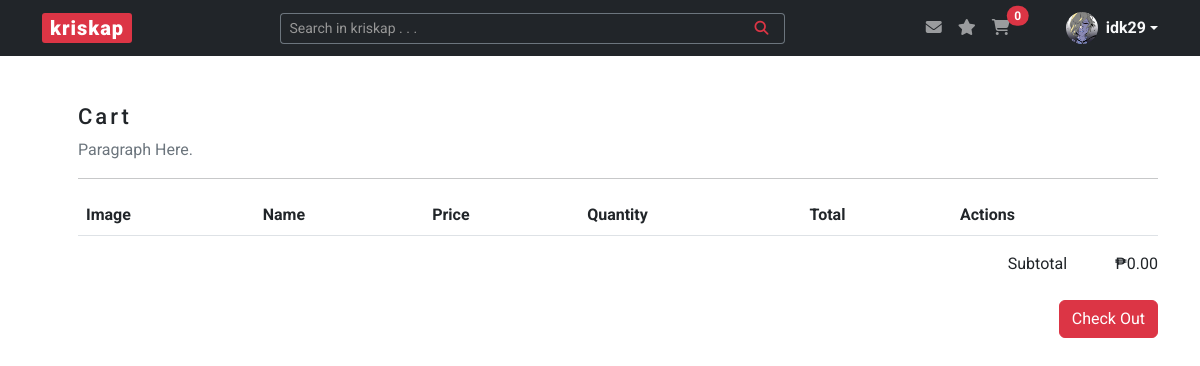
The page /view-cart (signed in) on the database as committed earlier.
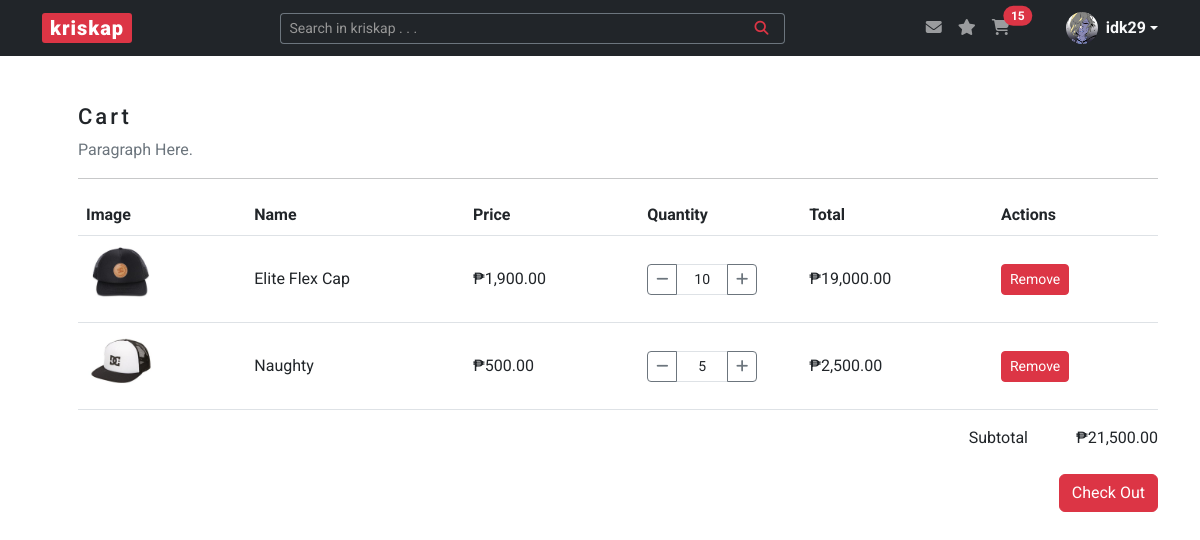
The same page on the database as committed later.
### kriskap/models.py (models this page shows)
class Cart(db.Model):
    __tablename__ = "carts"
    id = db.Column(db.Integer, primary_key=True)
    buyer_id = db.Column(db.Integer, db.ForeignKey("users.id"))
    buyer = relationship("User", back_populates="carts")
    product_id = db.Column(db.Integer, db.ForeignKey("products.id"))
    parent_product = relationship("Product", back_populates="carts")
    quantity = db.Column(db.Integer, nullable=True, default=0)

class Product(db.Model):
    __tablename__ = "products"
    id = db.Column(db.Integer, primary_key=True)
    name = db.Column(db.String(60), unique=True, nullable=False)
    stock = db.Column(db.Integer, nullable=False)
    price = db.Column(db.Integer, nullable=False)
    image_file = db.Column(db.String(250), nullable=False)
    carts = relationship("Cart", back_populates="parent_product")

### kriskap/carts/routes.py (the view)
@carts.route("/view-cart")
@login_required
def view_cart():
    carts = Cart.query.filter_by(buyer_id=current_user.id)
    return render_template("cart.html", title="View Cart", carts=carts)

### kriskap/models.py (called while the page is built)
@login_manager.user_loader
def load_user(user_id):
    return User.query.get(int(user_id))

### kriskap/templates/cart.html (shortened to what this page needs)
{% extends "base.html" %}
{% block content %}
    <div id="section-cart" class="content-section mb-5">
        <div class="row justify-content-center">
            <section class="col-lg-12 ps-lg-5">
                <h3>Cart</h3>
                <p class="text-secondary">Paragraph Here.</p>
                <hr>
                <table class="table">
                    <thead>
                      <tr>
                        <th scope="col">Image</th>
                        <th scope="col">Name</th>
                        <th scope="col">Price</th>
                        <th scope="col">Quantity</th>
                        <th scope="col">Total</th>
                        <th scope="col">Actions</th>
                      </tr>
                    </thead>
                    <tbody>
                    {% for cart in carts %}
                        <tr class="align-middle">
                            <td><img width="70px" src="{{ url_for('static', filename='img/product_pics/' + cart.parent_product.image_file) }}" alt="Image Preview" class="image_view"></td>
                            <td>{{ cart.parent_product.name }}</td>
                            <td>{{ "₱{:,.2f}".format(cart.parent_product.price) }}</td>
                            <td class="td-input">
                                <div class="input-group">
                                    <a href="" class="btn btn-outline-secondary btn-sm" type="button" id="button-addon1"><i class="fa-solid fa-minus"></i></a>
                                    <input type="text" value="{{ cart.quantity }}" class="form-control form-control-sm text-center" placeholder="" aria-label="Example text with button addon" aria-describedby="button-addon1">
                                    <a href="" class="btn btn-outline-secondary btn-sm" type="button" id="button-addon1"><i class="fa-solid fa-plus"></i></a>
                                  </div>
                            </td>
                            <td>
                                {{ "₱{:,.2f}".format(cart.parent_product.price * cart.quantity) }}
                            </td>
                            <td><a href="" class="btn btn-danger btn-sm">Remove</a></td>
                        </tr>
                    {% endfor %}
                    </tbody>
                  </table>
            </section>
        </div>
        <div class="row justify-content-center">
          <section class="col-lg-12 ps-lg-5">
              <div class="cart-subtotal d-flex justify-content-end mb-4">
                <span class="cart-subtotal-title">
                    Subtotal
                </span>
                <span class="cart-subtotal-price ms-5">
                    {% set subtotal = [] %}
                    {{ "₱{:,.2f}".format(subtotal | sum) }}
                </span>
                </div>
                <div class="mb-3 text-end">
                    <a href="#" class="btn btn-danger">Check Out</a>
                </div>
          </section>
        </div>
    </div>
{% endblock %}

### kriskap/templates/base.html (shortened to what this page needs)
<!DOCTYPE html>
<html lang="en">
<head>
    <link rel="stylesheet" href="https://cdn.jsdelivr.net/npm/bootstrap@5.3.0-alpha1/dist/css/bootstrap.min.css">
    <link rel="stylesheet" href="{{ url_for('static', filename='css/styles.css') }}">
</head>
<body>
    <header>
        <nav class="navbar navbar-expand-lg navbar-dark bg-dark">
            <div class="container">
                <a class="navbar-brand px-2 py-0" href="{{ url_for('main.home') }}">kriskap</a>
                <div class="collapse navbar-collapse" id="navbarSupportedContent">
                    <form class="d-flex ms-auto form-search w-50" role="search">
                        <div class="input-group input-group-sm">
                            <input type="text" class="form-control text-bg-dark border-secondary border-end-0" placeholder="Search in kriskap . . ." aria-label="Search in kriskap . . ." aria-describedby="button-addon">
                            <button class="btn btn-outline-danger border-start-0 border-secondary" type="button" id="button-addon"><i class="fa-solid fa-magnifying-glass px-2"></i></button>
                        </div>
                    </form>
                    <ul class="navbar-nav ms-auto mb-2 mb-lg-0 notification-cart">
                        <li class="nav-item">
                            <a href="" class="nav-link position-relative d-inline-block">
                                <i class="fa-solid fa-envelope"></i>
                            </a>
                        </li>
                        <li class="nav-item">
                            <a href="" class="nav-link d-inline-block">
                                <i class="fa-solid fa-star"></i>
                            </a>
                        </li>
                        <li class="nav-item me-5">
                            <a href="{{ url_for('carts.view_cart') }}" class="nav-link position-relative d-inline-block">
                                <i class="fa-solid fa-cart-shopping"></i>
                                <span class="position-absolute start-100 translate-middle badge rounded-pill bg-danger">
                                    {% set items = [] %}
                                    {{ items | sum }}
                                </span>
                            </a>
                        </li>
                        {% if current_user.is_authenticated %}
                        <li class="dropdown d-flex align-items-center">
                            <a href="#" class="d-flex align-items-center text-light text-decoration-none dropdown-toggle" data-bs-toggle="dropdown" aria-expanded="false">
                                <img src="{{ url_for('static', filename='img/profile_pics/' + current_user.image_file) }}" alt="" width="32" height="32" class="rounded-circle me-2">
                                <strong>{{ current_user.username }}</strong>
                            </a>
                        </li>
                        {% endif %}
                    </ul>
                </div>
            </div>
        </nav>
    </header>
    <main class="container mt-5">
        {% block content %} {% endblock %}
    </main>
</body>
</html>

Rows that differ between the two databases and show on the page:
added Cart: image_file (picture), parent_product.name "Elite Flex Cap", quantity "10"
added Product: parent_product.price "₱1,900.00", cart.parent_product.price*cart.quantity "₱19,000.00"
added Cart: image_file (picture), parent_product.name "Naughty", quantity "5"
added Product: parent_product.price "₱500.00", cart.parent_product.price*cart.quantity "₱2,500.00"
Other text that changed with them:
{{ items | sum }}: "0" → "15"
{{ "₱{:,.2f}".format(subtotal | sum) }}: "₱0.00" → "₱21,500.00"
